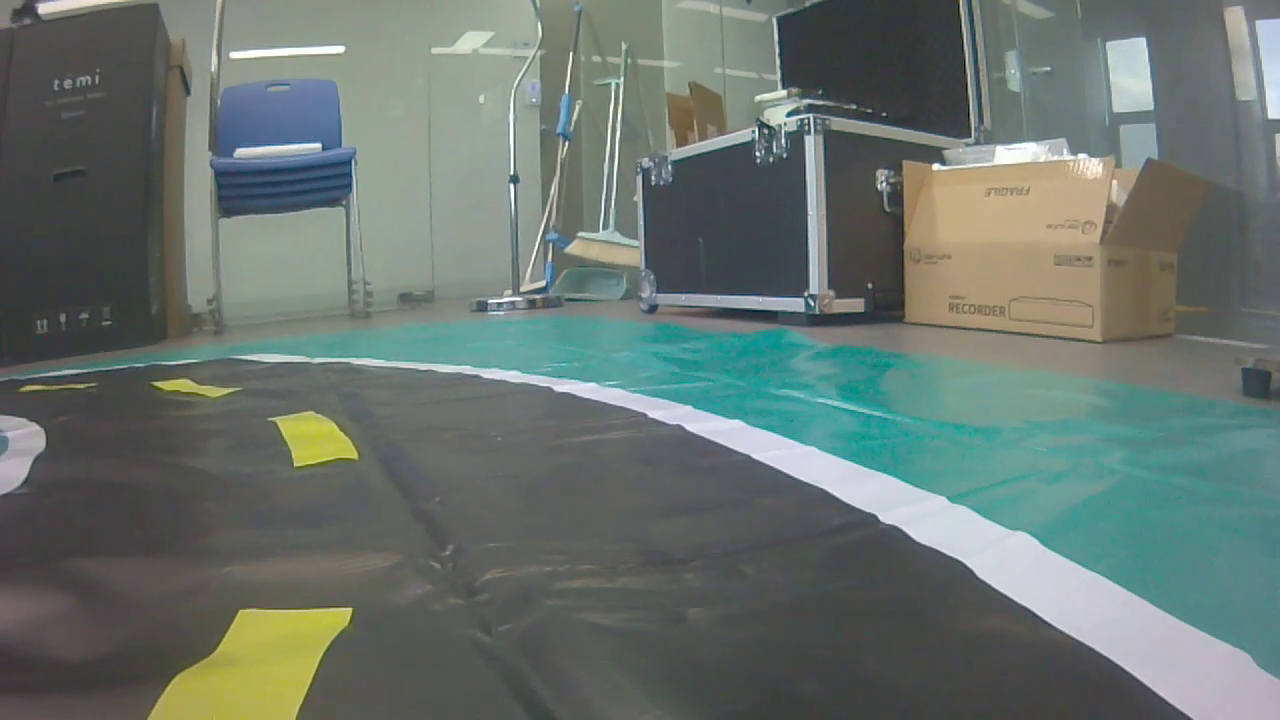
#> input picture frame 18 of ObjectDetection/CJtest/Videos/curve.mp4, 1280 x 720 px, given in place of Seoul.mp4, which was not available
$ python test.py
#> lines starting #> are read from the running program, lines starting #| are printed output that depends on the picture; after the words box and inside, x2 and y2 are one past the last pixel; in counts of white or black regions, pixels touching at a corner belong together; pictures that were not available may be replaced by others from this repository, and a replacement may not be noted
import cv2 as cv
import numpy as np

#development environment
# OS:Windows 10
# Language: python 3.9.1
# Lib: opencv 4.5.3
#      numpy 1.19.3
#study by following the video url=https://www.youtube.com/watch?v=oXlwWbU8l2o

fname = 'E:\\python_coding\\2021_summer_intern\\ObjectDetection\\CJtest\\Videos\\Seoul.mp4'
capture = cv.VideoCapture(fname)
#video should manage with frame-by-frame method
while True:
    isTrue, frame = capture.read()
#> frame is the input picture: shape (720, 1280, 3); mean B, G, R 110.5, 116.3, 105.2
    #image preprocessing prac
    #idea: maybe we can use thresholding instead of grayscale convertion
    gray = cv.cvtColor(frame, cv.COLOR_BGR2GRAY)
    blur = cv.GaussianBlur(gray, (3,3), cv.BORDER_DEFAULT)
    #edge detection
    #1st: canny edge detector
    canny = cv.Canny(gray, 100, 150)
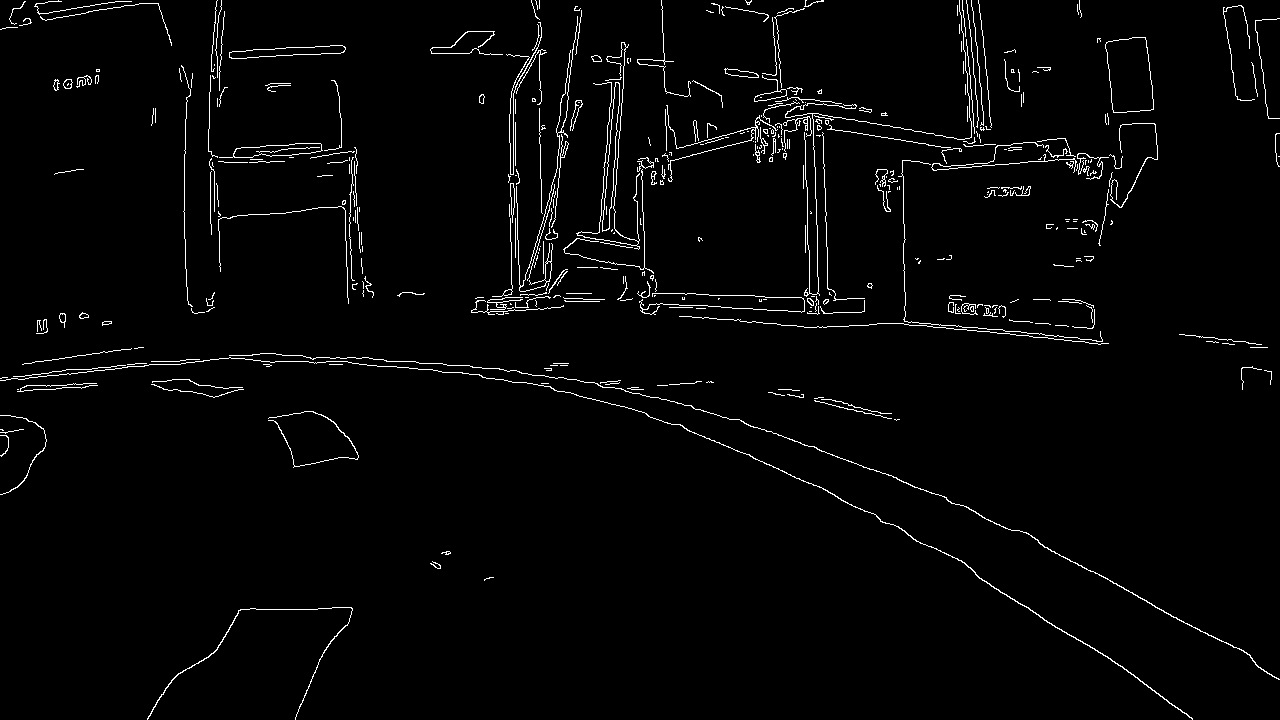
#> canny: shape (720, 1280); 2.3% white in thin lines or dots
    #2nd: laplacian
    lap = cv.Laplacian(gray, cv.CV_64F)
    lap = np.uint8(np.absolute(lap))
    #3rd: sobel
    sobelx=cv.Sobel(blur, cv.CV_64FC1,1,0)
    sobely=cv.Sobel(blur, cv.CV_64FC1,0,1)
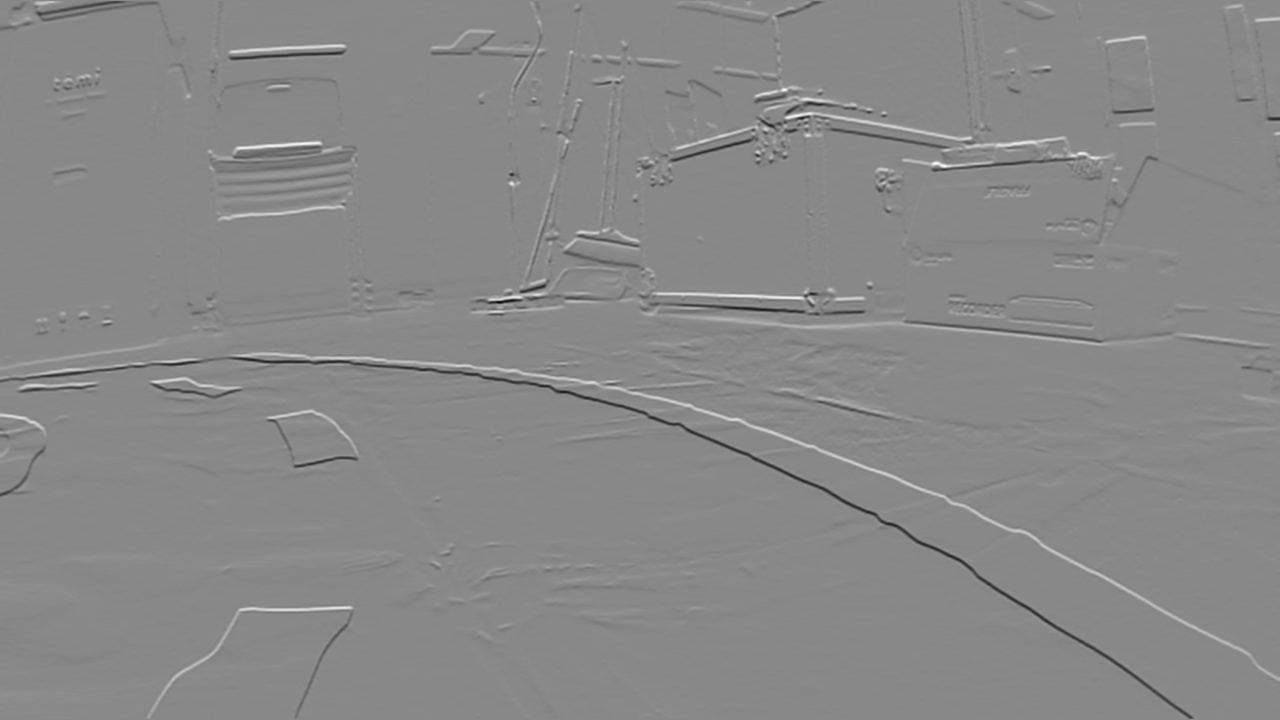
#> sobely: shape (720, 1280) float64; min -458, max 398, mean -0.4; drawn with min black and max white
    combined_sobel = cv.bitwise_or(sobelx, sobely)
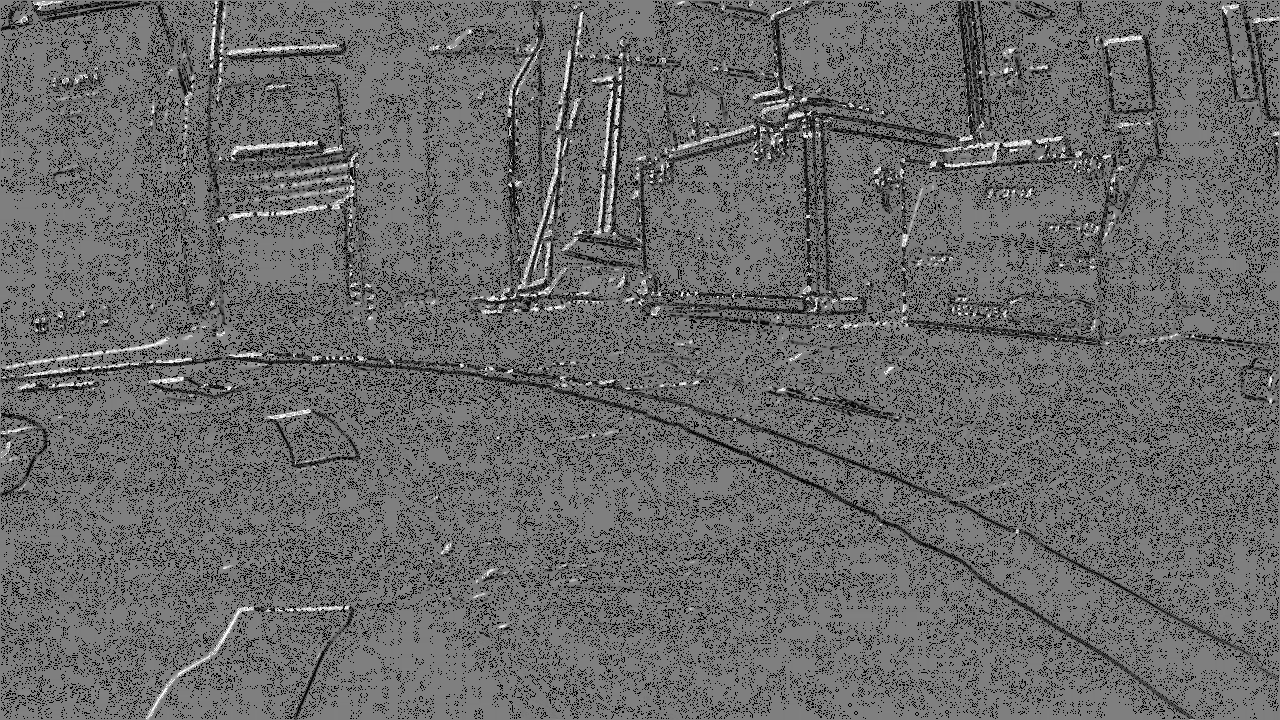
#> combined_sobel: shape (720, 1280) float64; 14% of the values are NaN or infinite; the others: min -511, max 511, mean -17.53; drawn with min black, max white, NaN and infinite black
    #window open
    # cv.imshow('original',frame)
    # cv.imshow('grayscale', gray)
    # cv.imshow('grayscale&blur',blur)
    cv.imshow('Canny', canny)
    cv.imshow('Laplacian',lap)
    cv.imshow('Sobel', combined_sobel)
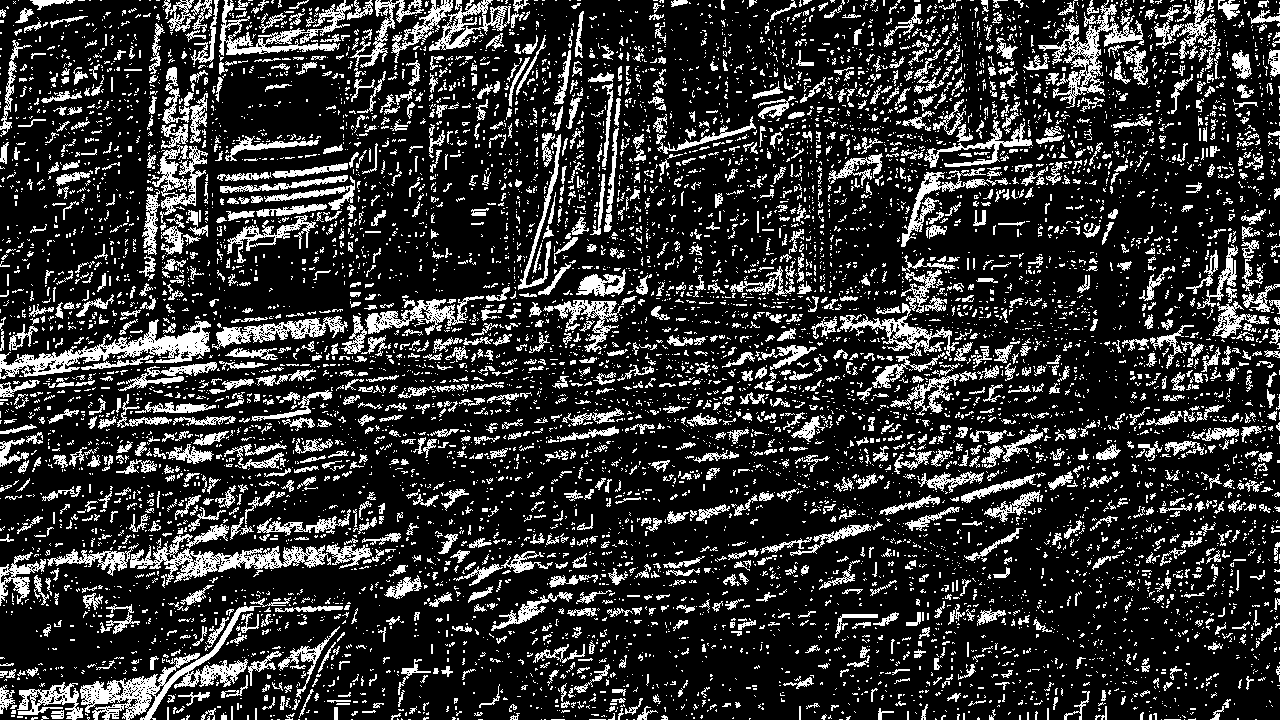
#> window 'Sobel': shape (720, 1280); 19.6% white in thin lines or dots
    #stop trigger
    if cv.waitKey(20)&0xFF==ord('d'):
#> (key Esc is pressed here)
        break
capture.release()
cv.destroyAllWindows()

$ run again, starting later in the video
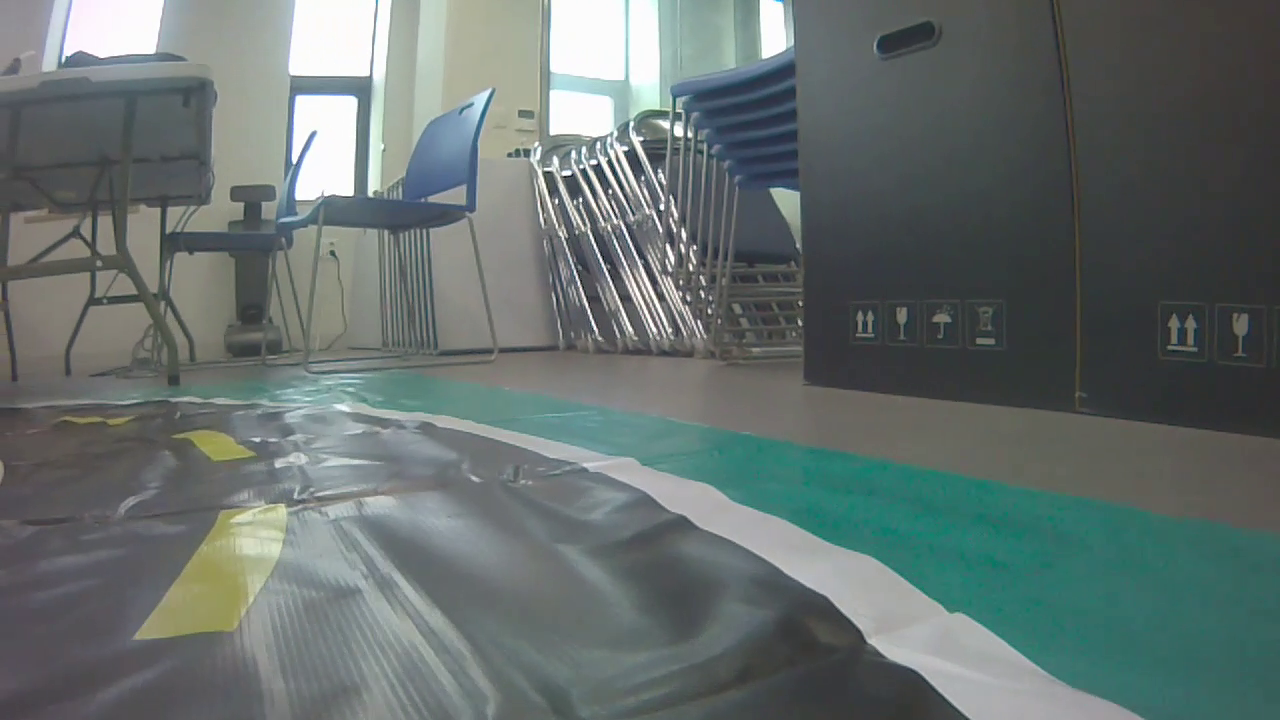
#> input picture frame 81 of ObjectDetection/CJtest/Videos/curve.mp4, 1280 x 720 px, given in place of Seoul.mp4, which was not available
#> frame is the input picture: shape (720, 1280, 3); mean B, G, R 110.2, 112.2, 101.9
#> `canny = cv.Canny(gray, 100, 150)`:
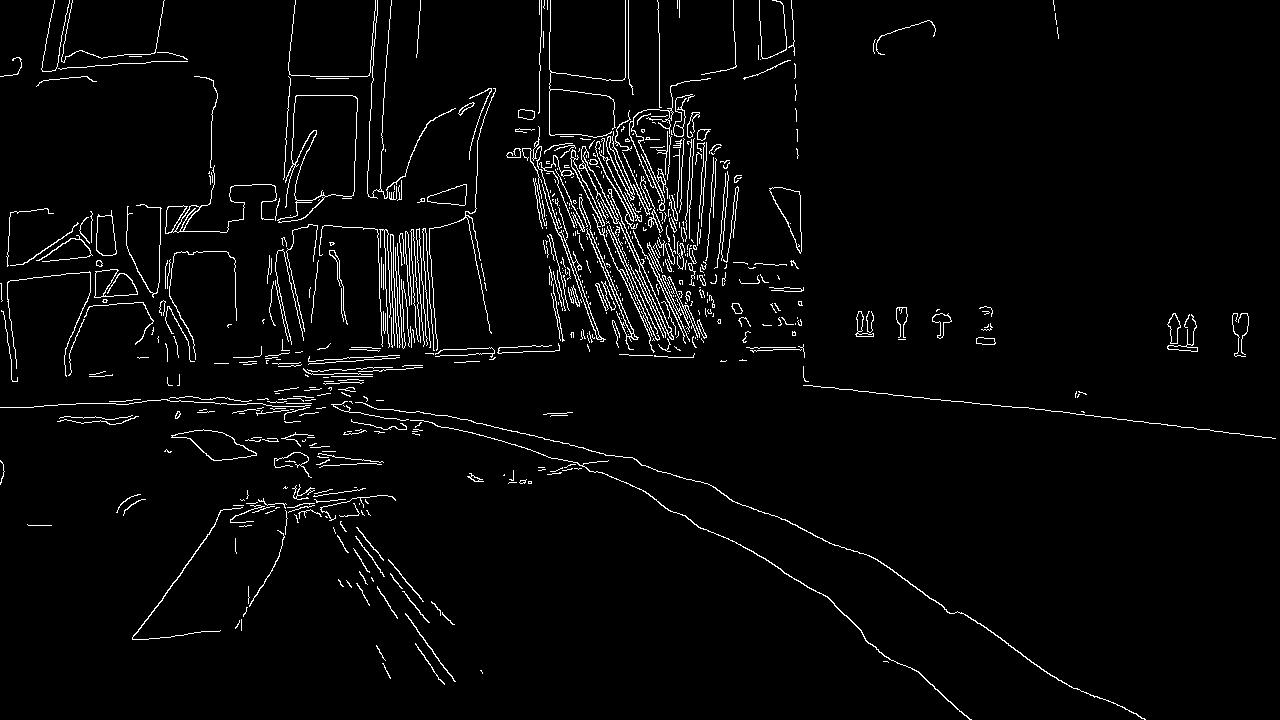
#> canny: shape (720, 1280); 3.2% white in thin lines or dots
#> `cv.imshow('Sobel', combined_sobel)`:
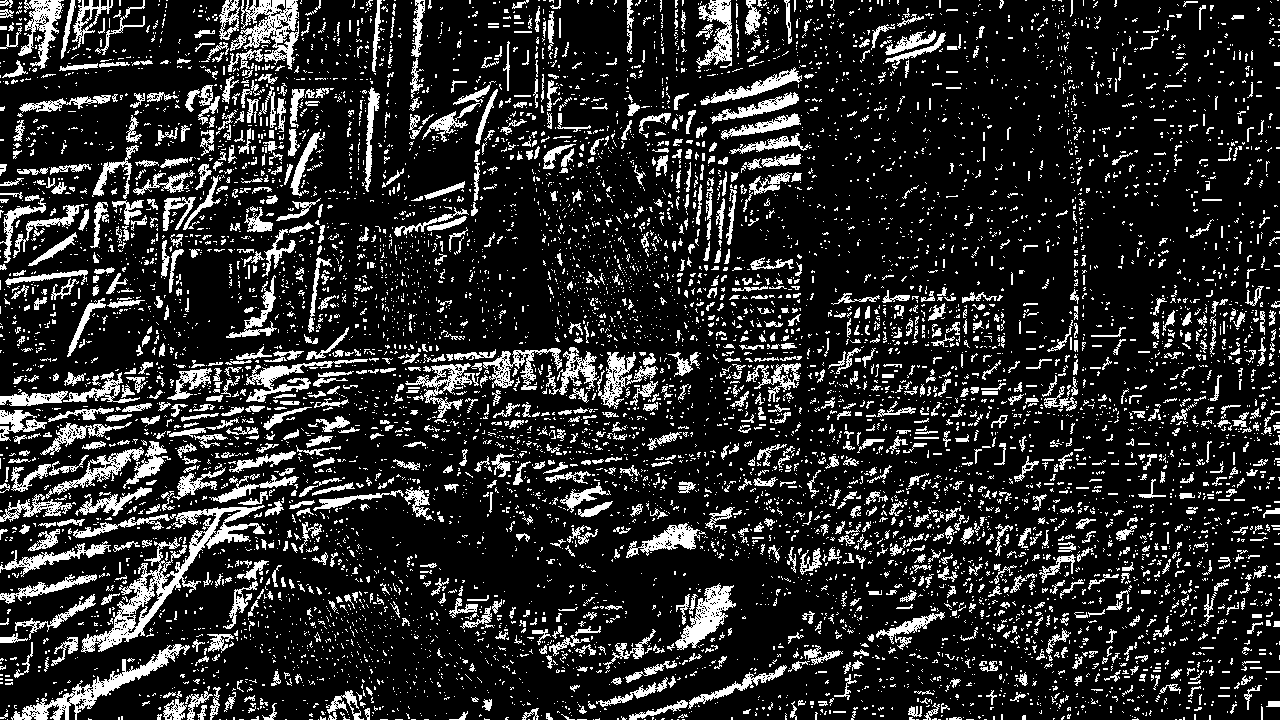
#> window 'Sobel': shape (720, 1280); 16.7% white; 8104 white regions (6720 under 20 px), largest, box (x1, y1, x2, y2) and area: (81, 505, 265, 653) 4602, (11, 644, 190, 720) 2337, (230, 0, 299, 70) 2081

$ run again, starting later in the video
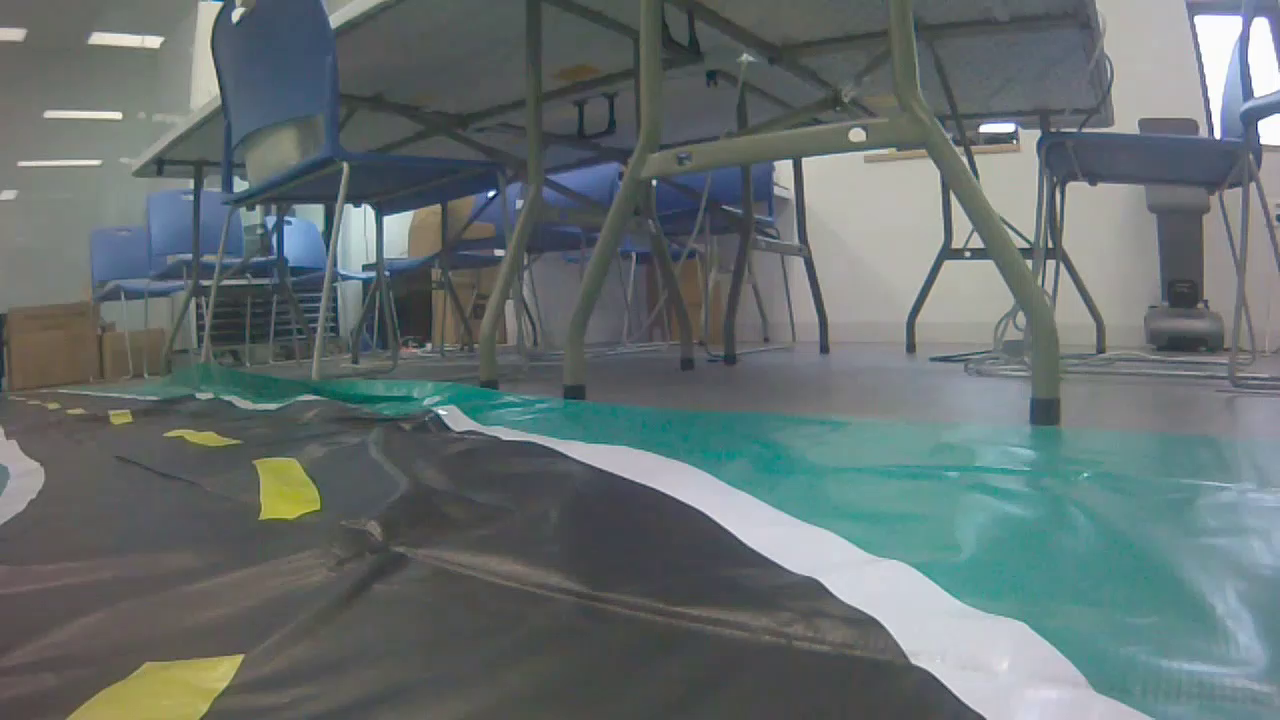
#> input picture frame 144 of ObjectDetection/CJtest/Videos/curve.mp4, 1280 x 720 px, given in place of Seoul.mp4, which was not available
#> frame is the input picture: shape (720, 1280, 3); mean B, G, R 112.2, 111.9, 101.8
#> `canny = cv.Canny(gray, 100, 150)`:
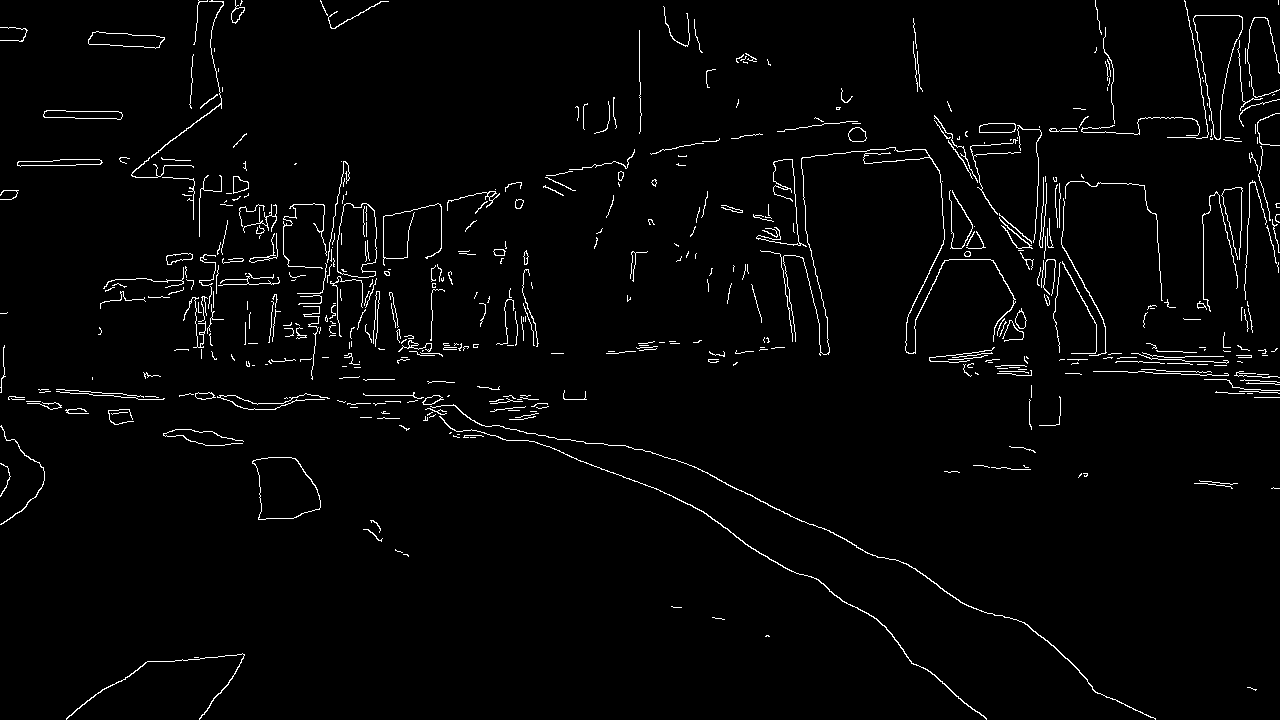
#> canny: shape (720, 1280); 2.4% white in thin lines or dots
#> `cv.imshow('Sobel', combined_sobel)`:
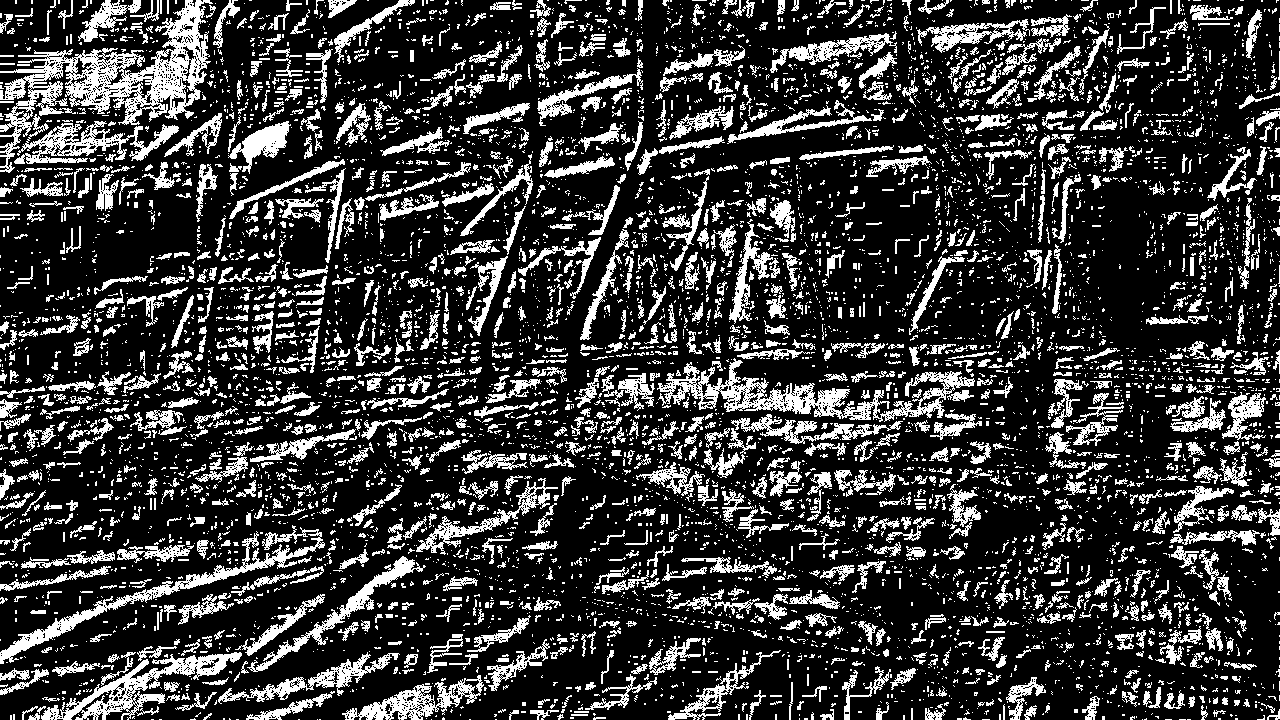
#> window 'Sobel': shape (720, 1280); 22.2% white; 6620 white regions (5140 under 20 px), largest, box (x1, y1, x2, y2) and area: (0, 0, 213, 173) 12304, (657, 358, 975, 422) 5641, (0, 525, 325, 664) 3787
